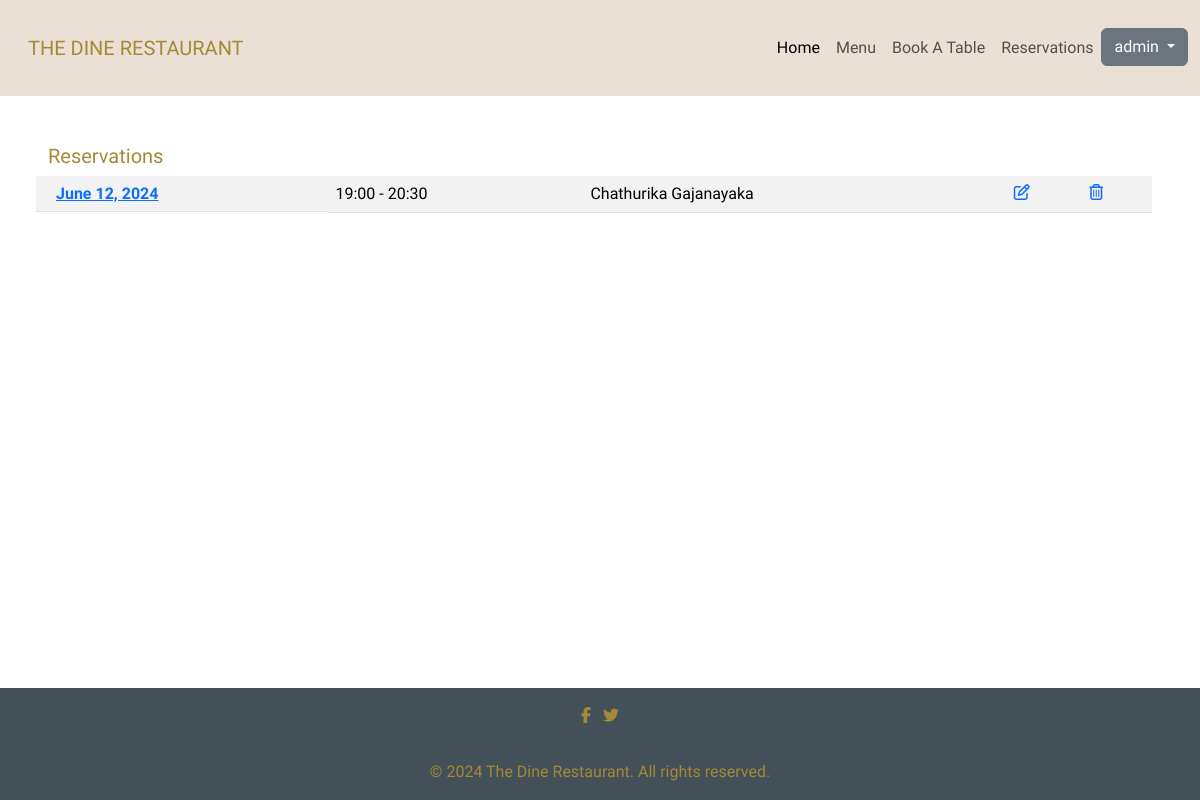
Before: /reservation/list (signed in) with the older database file.
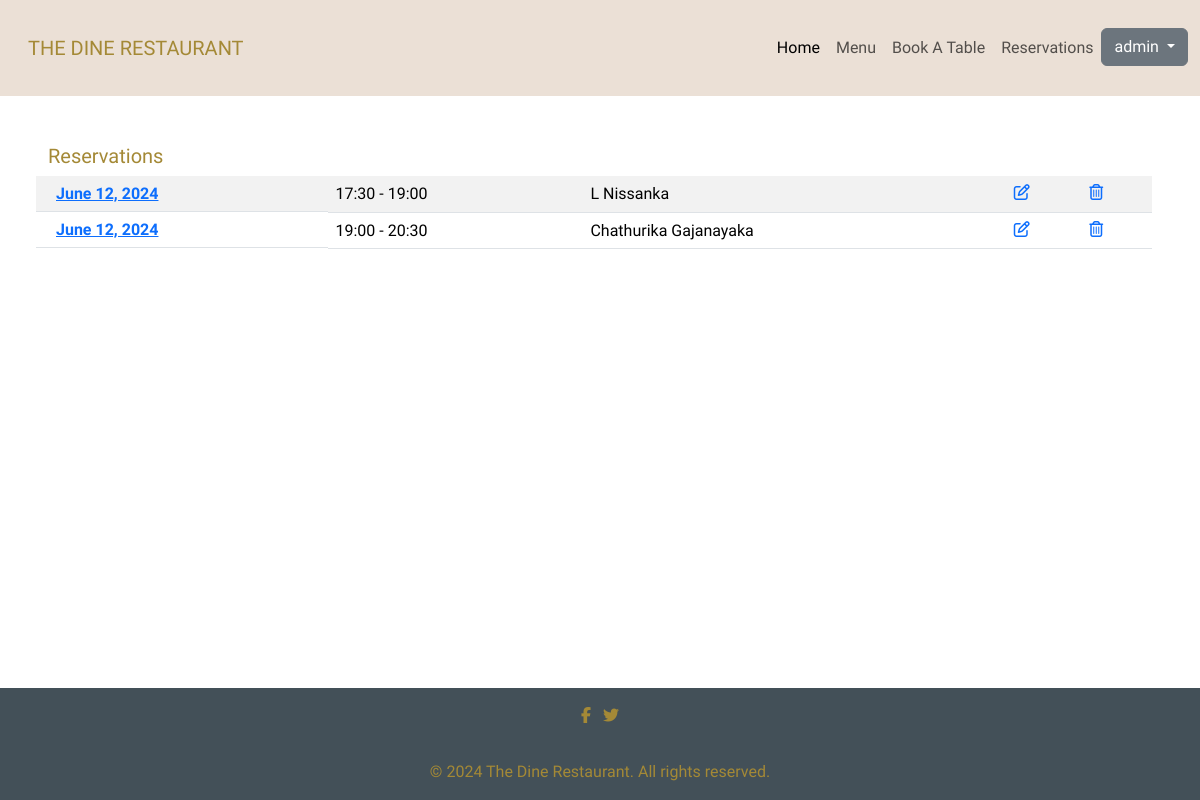
After: the same page with the newer database file.
### reservation/models.py (models this page shows, shortened)
class Reservation(models.Model):
    time_slot = models.IntegerField(choices=TIME_SLOTS, default=2)
    customer = models.ForeignKey(Customer, on_delete=models.CASCADE)
    reservation_date = models.DateField(default=timezone.now)
    number_of_guests = models.IntegerField(default=2)
    table = models.ForeignKey(Table, on_delete=models.DO_NOTHING)
    username = models.CharField(max_length=100, null=True)
    class Meta:
        ordering = ['reservation_date', 'time_slot']

class Customer(models.Model):
    first_name = models.CharField(max_length=25)
    last_name = models.CharField(max_length=25)
    email = models.CharField(max_length=100)
    phone = models.CharField(max_length=23)
    username = models.CharField(max_length=100, null=True)

### reservation/views.py (the view)
# urls.py: path("list", views.ReservationListView.as_view(), name="reservation_list"),
class ReservationListView(LoginRequiredMixin, ListView):
    template_name = 'reservation/reservation_list.html'
    def get_queryset(self):
        if self.request.user.is_staff:
            return Reservation.objects.filter(reservation_date__gt=(date.today() - timedelta(days=1)))
        else:
            return Reservation.objects.filter(username=self.request.user.username, reservation_date__gt=(date.today() - timedelta(days=1)))

### reservation/templates/reservation/reservation_list.html
{% extends 'base.html' %}
{% block content %}
<div class="row p-5">
    <div class="table-responsive">
        <h5>Reservations</h5>
        <table class="table table-striped">
            <tbody>
            {% for instance in object_list %}
            <tr>
                <th class="row">
                    <a href="{% url 'reservation:reservation-details' instance.id %}">{{instance.reservation_date}}</a>
                </th>
                <td>
                    {{ instance.get_time_slot_display }}
                </td>
                <td>
                    {{ instance.customer.first_name }} {{ instance.customer.last_name }}
                </td>
                <td>
                    <a href="{% url 'reservation:reservation-update' instance.id %}">
                        <i class="fa-regular fa-pen-to-square"></i>
                    </a>
                </td>
                <td>
                    <a href="{% url 'reservation:reservation-delete' instance.id %}">
                        <i class="fa-regular fa-trash-can"></i>
                    </a>
                </td>
            </tr>
            {% endfor %}
            </tbody>
        </table>
    </div>
</div>
{% endblock %}

### templates/base.html (shortened to what this page needs)
{% load static %}
<html lang="en">
<head>
    {% block css %}
    <link href="https://cdn.jsdelivr.net/npm/bootstrap@5.3.2/dist/css/bootstrap.min.css" rel="stylesheet"
>
    <link rel="stylesheet" href="{% static 'css/style.css' %}">
    {% endblock %}
</head>
<body>
<header>
    {% include 'includes/navbar.html' %}
</header>
<main class="pb-5 justify-content-center">
    <div class="pb-5 justify-content-center">
        <div class="justify-content-center">
            {% block content %}{% endblock content %}
        </div>
    </div>
</main>
{% include 'includes/footer.html' %}
</body>
</html>

### templates/includes/navbar.html (shortened to what this page needs)
{% load allauth i18n %}
<nav class="navbar navbar-expand-lg bg-body-tertiary col-md-12">
    <div class="container-fluid">
        <a class="navbar-brand ms-3" href="/">
            THE DINE RESTAURANT
        </a>
        <div class="collapse navbar-collapse" id="navbarNav">
            <ul class="navbar-nav ms-auto">
                <li class="nav-item">
                    <a class="nav-link active" aria-current="page" href="{% url 'home:home' %}">Home</a>
                </li>
                <li class="nav-item">
                    <a class="nav-link" href="{% url 'menu:menu' %}">Menu</a>
                </li>
                <li class="nav-item">
                    <a class="nav-link" href="{% url 'reservation:reservation-create' %}">Book A Table</a>
                </li>
                {% if request.user.is_authenticated %}
                <li class="nav-item">
                    <a class="nav-link" href="{% url 'reservation:reservation_list' %}">Reservations</a>
                </li>
                <li class="nav-item dropdown dropdown-menu-end drop-end">
                    <div class="btn-group">
                      <button type="button" class="btn btn-secondary dropdown-toggle" data-bs-toggle="dropdown" data-bs-display="static" aria-expanded="false">
                        {{ request.user.username }}
                      </button>
                    </div>
                </li>
                {% endif %}
            </ul>
        </div>
    </div>
</nav>

### templates/includes/footer.html
<footer class="footer text-center text-lg-start dark-bg fixed-bottom">
    <div class="text-muted text-center">
      <ul class="list-inline pt-3">
            <li class="list-inline-item">
                <a class="text-muted text-decoration-none" href="https://facebook.com" target="_blank" rel="noopener" aria-label="visit our facebook page(opens in a new tab)">
                    <i class="fab fa-facebook-f"></i>
                </a>
            </li>
            <li class="list-inline-item">
                <a href="https://twitter.com" class="text-muted text-decoration-none" target="_blank" rel="noopener"  aria-label="visit our twitter page(opens in a new tab)">
                    <i class="fab fa-twitter"></i>
                </a>
            </li>
        </ul>
        <div class="text-center p-3">
            © 2024 The Dine Restaurant. All rights reserved.
        </div>
    </div>
</footer>

### static/css/style.css (style rules this page uses)
html { font-size: 1rem; }
body { font-family: "Gabriela", serif; color: #a48936; background-color: white }
.navbar { background-color: #ebe0d6; --bs-navbar-padding-y: 0rem; text-align: center; }
.navbar>.container, .navbar>.container-fluid, .navbar>.container-lg, .navbar>.container-md, .navbar>.container-sm, .navbar>.container-xl, .navbar>.container-xxl { background-color: #ebe0d6; height: 12vh; }
.navbar > * > .navbar-brand { font-family: 'Julius Sans One', Sans-serif; color: #a48936; }
.nav-item { word-wrap: normal; background-color: #ebe0d6; }
.footer { background-color: #435058; }
.text-muted { color:#a48936!important }
.table-responsive { min-height: 30vh }

Changed rows visible on the page:
added Reservation: reservation_date "June 12, 2024", time_slot "17:30 - 19:00", customer.first_name "L", customer.last_name "Nissanka"
